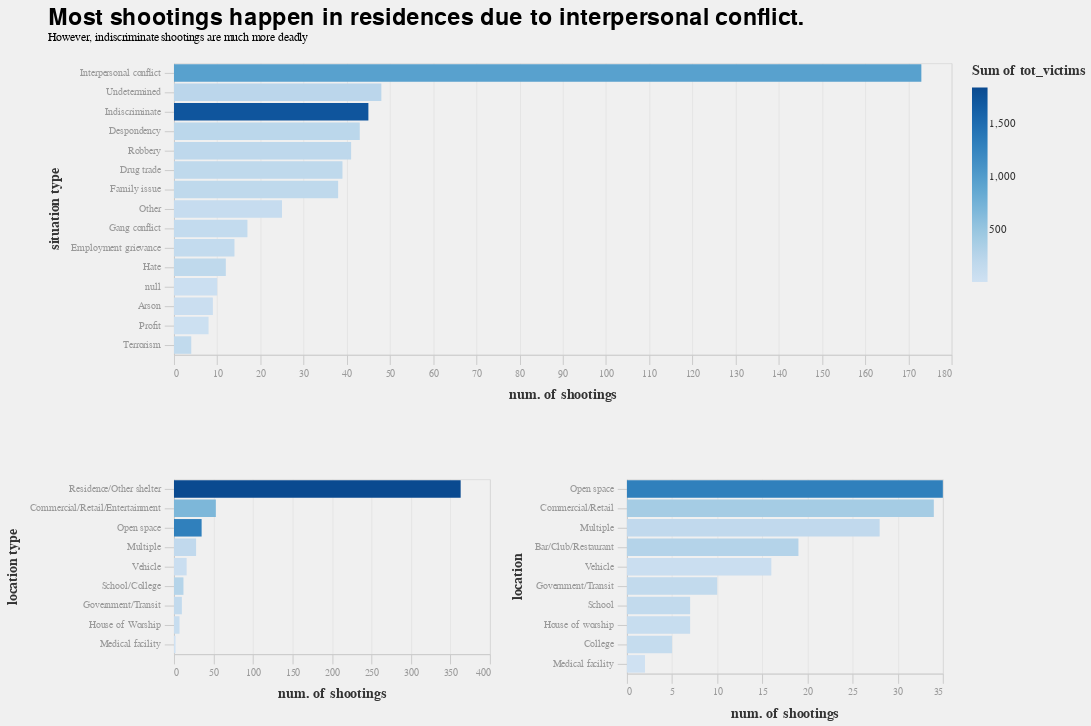

The notebook cell saved with this chart:
### Code cell
chart & (chart_1 | chart_2)

### Figure 1 — Vega-Lite specification as saved in the notebook (floating-point values rounded to 4 significant figures; data arrays with more than 128 entries replaced by an {"elided": "..."} marker saying what was removed)
{"config": {"arc": {"fill": "#30a2da"}, "area": {"fill": "#30a2da"}, "axis": {"domainColor": "#cbcbcb", "grid": true, "gridColor": "#cbcbcb", "gridOpacity": 0.3, "gridWidth": 1, "labelColor": "#999", "labelFontSize": 10, "titleColor": "#333", "tickColor": "#cbcbcb", "tickSize": 10, "titleFontSize": 14, "titlePadding": 10, "labelPadding": 4}, "axisBand": {"grid": false}, "background": "#f0f0f0", "group": {"fill": "#f0f0f0"}, "legend": {"labelColor": "#333", "labelFontSize": 11, "padding": 1, "symbolSize": 30, "symbolType": "square", "titleColor": "#333", "titleFontSize": 14, "titlePadding": 10}, "line": {"stroke": "#30a2da", "strokeWidth": 2}, "path": {"stroke": "#30a2da", "strokeWidth": 0.5}, "rect": {"fill": "#30a2da"}, "range": {"category": ["#30a2da", "#fc4f30", "#e5ae38", "#6d904f", "#8b8b8b", "#b96db8", "#ff9e27", "#56cc60", "#52d2ca", "#52689e", "#545454", "#9fe4f8"], "diverging": ["#cc0020", "#e77866", "#f6e7e1", "#d6e8ed", "#91bfd9", "#1d78b5"], "heatmap": ["#d6e8ed", "#cee0e5", "#91bfd9", "#549cc6", "#1d78b5"]}, "point": {"filled": true, "shape": "circle"}, "shape": {"stroke": "#30a2da"}, "bar": {"binSpacing": 2, "fill": "#30a2da", "stroke": null}, "title": {"anchor": "start", "fontSize": 24, "fontWeight": 600, "offset": 20}, "mark": {"color": "black", "fill": null}}, "vconcat": [{"data": {"name": "data-1d9568f1b6d31cabfcc908e83d7a261a"}, "mark": "bar", "encoding": {"color": {"condition": {"aggregate": "sum", "field": "tot_victims", "type": "quantitative", "selection": "selector130"}, "value": "lightgray"}, "order": {"aggregate": "count", "field": "incident_id", "sort": "descending", "type": "quantitative"}, "tooltip": [{"aggregate": "count", "field": "incident_id", "type": "quantitative"}], "x": {"aggregate": "count", "axis": {"title": "num. of shootings"}, "field": "incident_id", "type": "quantitative"}, "y": {"axis": {"title": "situation type"}, "field": "situation_type", "sort": {"field": "incident_id", "op": "count", "order": "descending"}, "type": "nominal"}}, "selection": {"selector130": {"type": "multi", "fields": ["situation_type"], "nearest": true, "on": "click"}}, "title": {"text": ["Most shootings happen in residences due to interpersonal conflict. "], "subtitle": ["However, indiscriminate shootings are much more deadly"]}, "width": 800}, {"hconcat": [{"data": {"name": "data-1d9568f1b6d31cabfcc908e83d7a261a"}, "mark": "bar", "encoding": {"color": {"aggregate": "sum", "field": "tot_victims", "type": "quantitative"}, "order": {"aggregate": "count", "field": "incident_id", "sort": "descending", "type": "quantitative"}, "tooltip": [{"aggregate": "count", "field": "incident_id", "type": "quantitative"}, {"aggregate": "sum", "field": "tot_victims", "type": "quantitative"}], "x": {"aggregate": "count", "axis": {"title": "num. of shootings"}, "field": "incident_id", "type": "quantitative"}, "y": {"axis": {"title": "location type"}, "field": "location_type", "sort": {"field": "incident_id", "op": "count", "order": "descending"}, "type": "nominal"}}, "title": {"text": [""], "subtitle": [""]}, "transform": [{"filter": {"selection": "selector130"}}], "width": 325}, {"data": {"name": "data-71a2105a7da53e4dafc3a4b39b9633f7"}, "mark": "bar", "encoding": {"color": {"aggregate": "sum", "field": "tot_victims", "type": "quantitative"}, "order": {"aggregate": "count", "field": "incident_id", "sort": "descending", "type": "quantitative"}, "tooltip": [{"aggregate": "count", "field": "incident_id", "type": "quantitative"}, {"aggregate": "sum", "field": "tot_victims", "type": "quantitative"}], "x": {"aggregate": "count", "axis": {"title": "num. of shootings"}, "field": "incident_id", "type": "quantitative"}, "y": {"axis": {"title": "location"}, "field": "location", "sort": {"field": "incident_id", "op": "count", "order": "descending"}, "type": "nominal"}}, "title": {"text": [""], "subtitle": [""]}, "transform": [{"filter": {"selection": "selector130"}}], "width": 325}]}], "$schema": "https://vega.github.io/schema/vega-lite/v4.17.0.json", "datasets": {"data-1d9568f1b6d31cabfcc908e83d7a261a": {"elided": "526 records"}, "data-71a2105a7da53e4dafc3a4b39b9633f7": {"elided": "163 records"}}}
